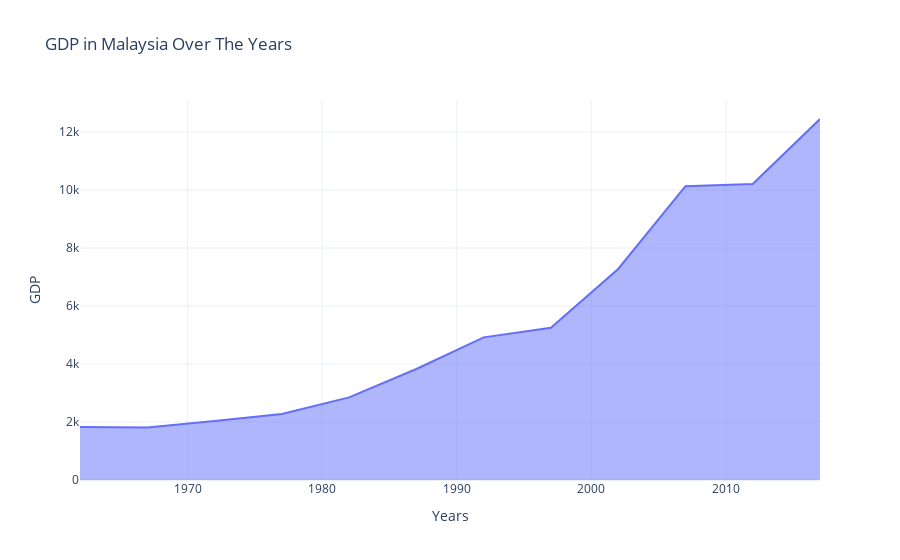

The cell this chart's notebook holds for it:
### Code cell
# Plot a chart

fig = px.area(df_Malaysia,
             x='Years',
             y='GDP',
             template='plotly_white',
             title='GDP in Malaysia Over The Years')

fig.show()

### Figure 1 — Plotly figure (JSON) as saved in the notebook; plotly's stock layout.template omitted (floating-point values rounded to 4 significant figures)
{"data": [{"hoverlabel": {"namelength": 0}, "hovertemplate": "Years=%{x}<br>GDP=%{y}", "legendgroup": "", "line": {"color": "#636efa"}, "mode": "lines", "name": "", "orientation": "v", "showlegend": false, "stackgroup": "1", "type": "scatter", "x": [1962, 1967, 1972, 1977, 1982, 1987, 1992, 1997, 2002, 2007, 2012, 2017], "xaxis": "x", "y": [1831, 1810, 2037, 2278, 2849, 3828, 4920, 5250, 7278, 10133, 10207, 12452], "yaxis": "y"}], "layout": {"legend": {"tracegroupgap": 0}, "title": {"text": "GDP in Malaysia Over The Years"}, "xaxis": {"anchor": "y", "domain": [0, 1], "title": {"text": "Years"}}, "yaxis": {"anchor": "x", "domain": [0, 1], "title": {"text": "GDP"}}}}
